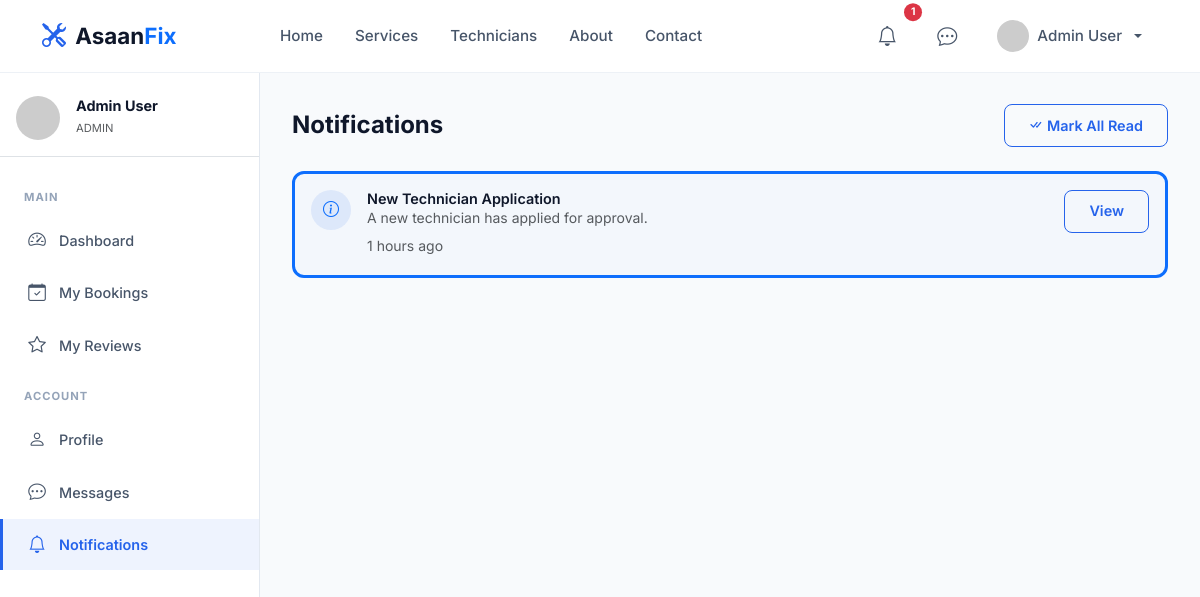
The app's page /user/notifications.php (signed in) with its own data.
### tables this page shows
CREATE TABLE `notifications` (
    `id` INT UNSIGNED AUTO_INCREMENT PRIMARY KEY,
    `user_id` INT UNSIGNED NOT NULL,
    `title` VARCHAR(200) NOT NULL,
    `message` TEXT NOT NULL,
    `type` ENUM('booking','review','payment','system','message') NOT NULL DEFAULT 'system',
    `link` VARCHAR(255) DEFAULT NULL,
    `is_read` TINYINT(1) NOT NULL DEFAULT 0,
    `created_at` DATETIME NOT NULL DEFAULT CURRENT_TIMESTAMP,
    FOREIGN KEY (`user_id`) REFERENCES `users`(`id`) ON DELETE CASCADE,
    INDEX `idx_notif_user` (`user_id`),
    INDEX `idx_notif_read` (`is_read`)
);

### config/session.php (called while the page is built, shortened)
<?php
function getCurrentUserId(): ?int {
    return $_SESSION['user_id'] ?? null;
}

### config/database.php (called while the page is built, shortened)
<?php
function getDB(): PDO {
    static $pdo = null;
    if ($pdo === null) {
        $dsn = "mysql:host=" . DB_HOST . ";dbname=" . DB_NAME . ";charset=" . DB_CHARSET;
        $options = [
            PDO::ATTR_ERRMODE            => PDO::ERRMODE_EXCEPTION,
            PDO::ATTR_DEFAULT_FETCH_MODE => PDO::FETCH_ASSOC,
            PDO::ATTR_EMULATE_PREPARES   => false,
            PDO::MYSQL_ATTR_INIT_COMMAND => "SET NAMES utf8mb4 COLLATE utf8mb4_unicode_ci"
        ];
        try {
            $pdo = new PDO($dsn, DB_USER, DB_PASS, $options);
        } catch (PDOException $e) {
            error_log("Database Connection Error: " . $e->getMessage());
            if (env('APP_DEBUG', false)) {
                die("Database Error: " . $e->getMessage());
            }
            die("Database connection failed. Please try again later.");
        }
    }
    return $pdo;
}

### includes/functions.php (called while the page is built, shortened)
<?php
require_once __DIR__ . '/../config/database.php';
require_once __DIR__ . '/../config/session.php';
function sanitize(string $input): string {
    return htmlspecialchars(trim($input), ENT_QUOTES, 'UTF-8');
}
function dbQuery(string $sql, array $params = []): array {
    $stmt = getDB()->prepare($sql);
    $stmt->execute($params);
    return $stmt->fetchAll();
}
function timeAgo(string $datetime): string {
    $diff = time() - strtotime($datetime);
    if ($diff < 86400) return floor($diff / 3600) . ' hours ago';
    return formatDate($datetime);
}

### user/notifications.php (the view, shortened to what this page needs)
<?php
$userId = getCurrentUserId();
$notifications = dbQuery("SELECT * FROM notifications WHERE user_id = ? ORDER BY created_at DESC LIMIT 50", [$userId]);
require_once __DIR__ . '/../includes/header.php';
require_once __DIR__ . '/../includes/sidebar.php';
?>
<div class="dashboard-content">
    <div class="d-flex justify-content-between align-items-center mb-4">
        <h4 class="fw-bold mb-0">Notifications</h4>
        <a href="?mark_read=1" class="btn btn-sm btn-outline-primary"><i class="bi bi-check-all me-1"></i>Mark All Read</a>
    </div>
    <?php if (empty($notifications)): ?>
    <div class="card-custom p-5 text-center">
        <i class="bi bi-bell-slash display-3 text-muted"></i>
        <h5 class="mt-3">No notifications</h5>
    </div>
    <?php else: ?>
    <?php foreach ($notifications as $n): $iconMap = ['booking'=>'bi-calendar-check','review'=>'bi-star','payment'=>'bi-credit-card','message'=>'bi-chat-dots','system'=>'bi-info-circle']; ?>
    <div class="card-custom p-3 mb-2 <?= $n['is_read'] ? '' : 'border-start border-primary border-3' ?>" style="<?= $n['is_read'] ? '' : 'background:rgba(var(--primary-rgb),0.02);' ?>">
        <div class="d-flex gap-3 align-items-start">
            <div class="flex-shrink-0 d-flex align-items-center justify-content-center rounded-circle" style="width:40px;height:40px;background:rgba(var(--primary-rgb),0.1);">
                <i class="bi <?= $iconMap[$n['type']] ?? 'bi-bell' ?> text-primary"></i>
            </div>
            <div class="flex-grow-1">
                <h6 class="mb-0 fw-semibold" style="font-size:0.9rem;"><?= sanitize($n['title']) ?></h6>
                <p class="text-muted small mb-1"><?= sanitize($n['message']) ?></p>
                <small class="text-muted"><?= timeAgo($n['created_at']) ?></small>
            </div>
            <?php if ($n['link']): ?>
            <a href="<?= APP_URL . $n['link'] ?>" class="btn btn-sm btn-outline-primary">View</a>
            <?php endif; ?>
        </div>
    </div>
    <?php endforeach; ?>
    <?php endif; ?>
</div>
<?php require_once __DIR__ . '/../includes/footer.php'; ?>

### assets/css/style.css (style rules this page uses)
:root { --primary: #2563EB; --primary-dark: #1D4ED8; --primary-light: #3B82F6; --primary-rgb: 37, 99, 235; --secondary: #0F172A; --accent: #F59E0B; --accent-light: #FBBF24; --success: #10B981; --danger: #EF4444; --warning: #F59E0B; --info: #06B6D4; --surface: #F8FAFC; --surface-2: #F1F5F9; --card: #FFFFFF; --border: #E2E8F0; --text: #0F172A; --text-secondary: #475569; --text-muted: #94A3B8; --shadow-sm: 0 1px 3px rgba(0,0,0,0.06); --shadow: 0 4px 16px rgba(0,0,0,0.08); --shadow-lg: 0 10px 40px rgba(0,0,0,0.12); --shadow-primary: 0 8px 30px rgba(37,99,235,0.25); --radius-sm: 8px; --radius: 12px; --radius-lg: 16px; --radius-xl: 24px; --transition: all 0.3s cubic-bezier(0.4, 0, 0.2, 1); --font: 'Inter', -apple-system, BlinkMacSystemFont, sans-serif; }
* { box-sizing: border-box; }
body { font-family: var(--font); color: var(--text); background: var(--surface); line-height: 1.6; -webkit-font-smoothing: antialiased; overflow-x: hidden; }
h1,h2,h3,h4,h5,h6 { font-weight: 700; line-height: 1.2; color: var(--secondary); }
a { color: var(--primary); text-decoration: none; transition: var(--transition); }
.btn { font-weight: 600; border-radius: var(--radius-sm); padding: 0.6rem 1.5rem; transition: var(--transition); font-size: 0.9rem; }
.btn-outline-primary { color: var(--primary); border-color: var(--primary); }
.card-custom { background: var(--card); border: 1px solid var(--border); border-radius: var(--radius); transition: var(--transition); overflow: hidden; }
.dashboard-content { margin-left: 260px; padding: 2rem; min-height: calc(100vh - 72px); }

### records on screen
notifications: title "New Technician Application", message "A new technician has applied for approval.", created_at "1 hours ago"

### other values on screen
$notifCount "1"
$_SESSION['user_name'] "Admin User"
getCurrentUserRole() "ADMIN"
$section "MAIN"
$item['label'] "Dashboard"
$item['label'] "My Bookings"
$item['label'] "My Reviews"
$section "ACCOUNT"
$item['label'] "Profile"
$item['label'] "Messages"
$item['label'] "Notifications"
